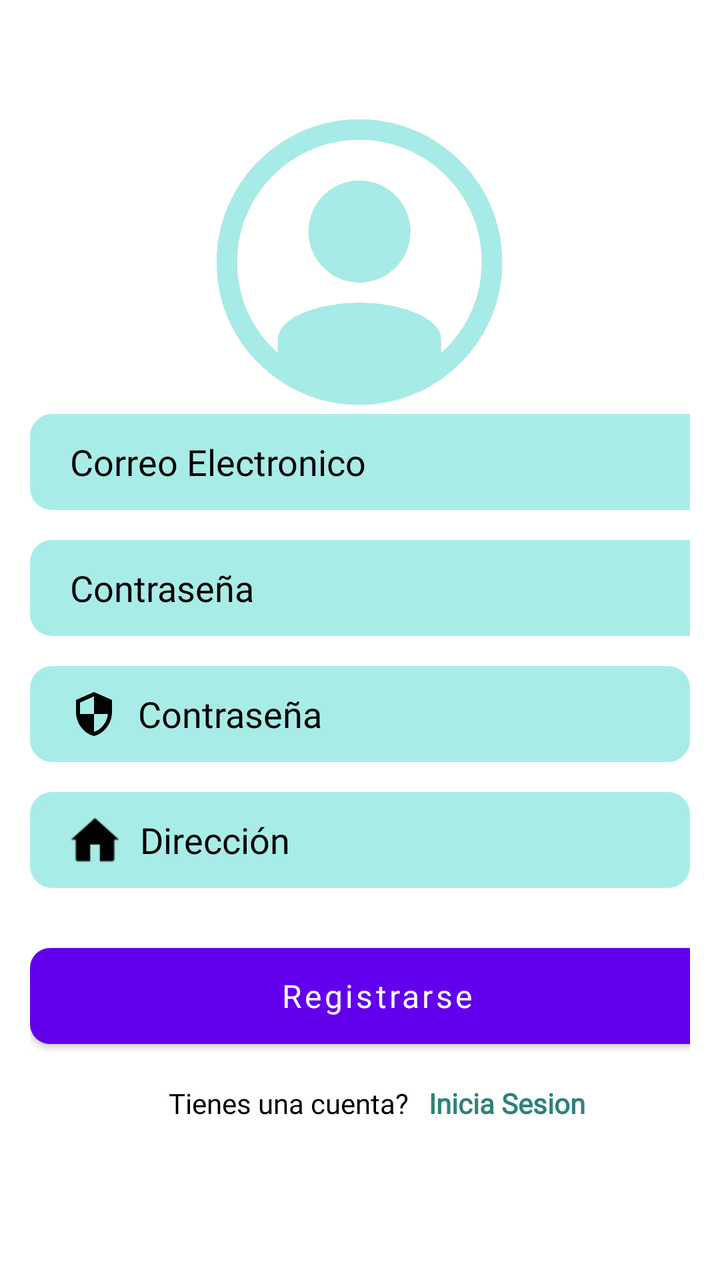
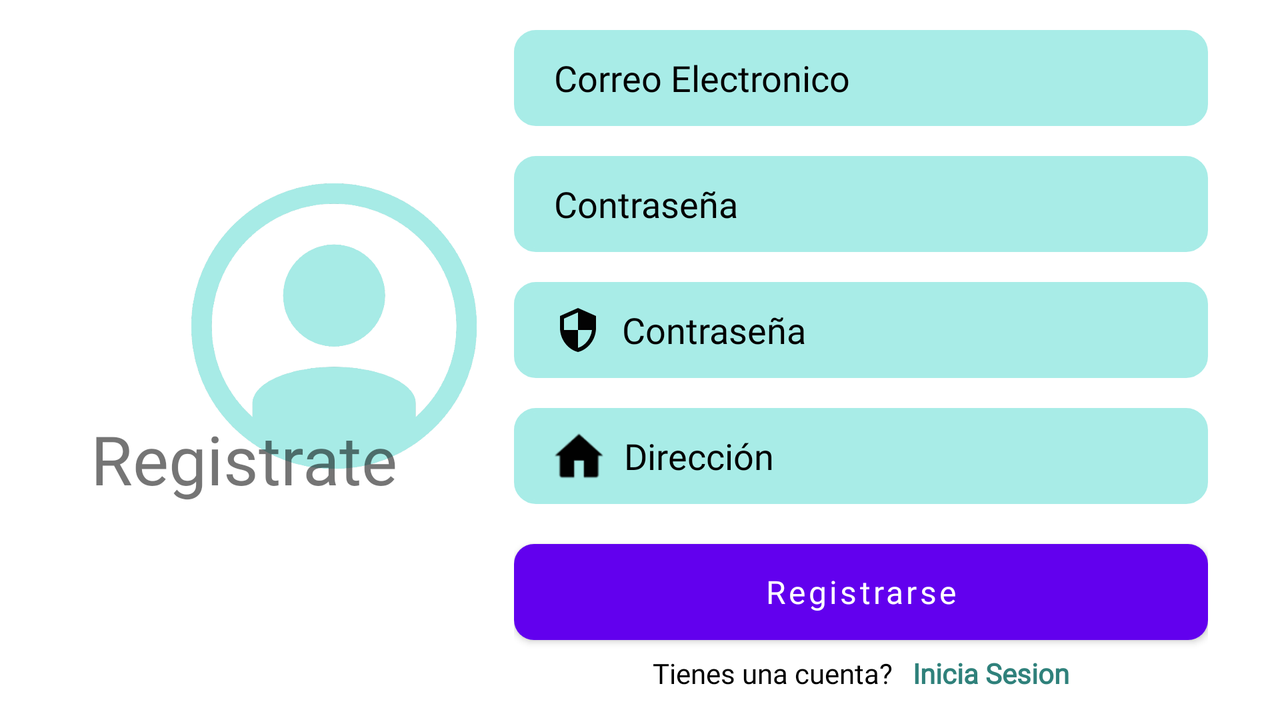

One screen, two layout resources from the same app: the default and the repository's alternative for another configuration. Each is rendered where Android would select it; the XML of both is given below.
<!-- AndroidManifest.xml: application theme Theme.CreamyApp -->
<!-- res/layout/activity_register.xml -->
<?xml version="1.0" encoding="utf-8"?>
<androidx.constraintlayout.widget.ConstraintLayout xmlns:android="http://schemas.android.com/apk/res/android"
    xmlns:app="http://schemas.android.com/apk/res-auto"
    xmlns:tools="http://schemas.android.com/tools"
    android:layout_width="match_parent"
    android:layout_height="match_parent"
    android:background="#FFFFFF"
    tools:context=".Register">

    <LinearLayout
        android:id="@+id/linearLayout2"
        android:layout_width="wrap_content"
        android:layout_height="wrap_content"
        android:layout_marginBottom="64dp"
        android:background="@drawable/layout_bg"
        android:orientation="vertical"
        android:padding="15dp"
        app:layout_constraintBottom_toBottomOf="parent"
        app:layout_constraintEnd_toEndOf="parent"
        app:layout_constraintHorizontal_bias="0.529"
        app:layout_constraintStart_toStartOf="parent">

        <EditText
            android:id="@+id/inputEmail"
            android:layout_width="347dp"
            android:layout_height="wrap_content"
            android:layout_marginTop="20dp"
            android:layout_marginBottom="15dp"
            android:background="@drawable/input_bg2"
            android:drawableLeft="@drawable/ic_email"
            android:drawablePadding="10dp"
            android:ems="10"
            android:fontFamily="@font/poppins"
            android:hint="Correo Electronico"
            android:inputType="textPersonName"
            android:minHeight="48dp"
            android:paddingLeft="20dp"
            android:paddingTop="10dp"
            android:paddingRight="10dp"
            android:paddingBottom="10dp"
            android:textColor="@color/black"
            android:textColorHint="#000000" />

        <EditText
            android:id="@+id/inputPassword"
            android:layout_width="347dp"
            android:layout_height="wrap_content"
            android:background="@drawable/input_bg2"
            android:drawableLeft="@drawable/ic_person"
            android:drawablePadding="10dp"
            android:ems="10"
            android:fontFamily="@font/poppins"
            android:hint="Contraseña"
            android:inputType="textPersonName"
            android:minHeight="48dp"
            android:paddingLeft="20dp"
            android:paddingTop="10dp"
            android:paddingRight="10dp"
            android:paddingBottom="10dp"
            android:textColor="@color/black"
            android:textColorHint="@color/black" />

        <EditText
            android:id="@+id/etEmailRegister"
            android:layout_width="match_parent"
            android:layout_height="wrap_content"
            android:layout_marginTop="15dp"
            android:background="@drawable/input_bg2"
            android:drawableLeft="@drawable/ic_security"
            android:drawablePadding="10dp"
            android:ems="10"
            android:fontFamily="@font/poppins"
            android:hint="Contraseña"
            android:inputType="textPersonName"
            android:minHeight="48dp"
            android:paddingLeft="20dp"
            android:paddingTop="10dp"
            android:paddingRight="10dp"
            android:paddingBottom="10dp"
            android:textColor="@color/black"
            android:textColorHint="@color/black" />

        <EditText
            android:id="@+id/etAddress"
            android:layout_width="match_parent"
            android:layout_height="wrap_content"
            android:layout_marginTop="15dp"
            android:background="@drawable/input_bg2"
            android:drawableLeft="@drawable/address"
            android:drawablePadding="10dp"
            android:ems="10"
            android:fontFamily="@font/poppins"
            android:hint="Dirección"
            android:inputType="textPersonName"
            android:minHeight="48dp"
            android:paddingLeft="20dp"
            android:paddingTop="10dp"
            android:paddingRight="10dp"
            android:paddingBottom="10dp"
            android:textColor="@color/black"
            android:textColorHint="@color/black" />

        <Button
            android:id="@+id/btnLogin"
            android:layout_width="347dp"
            android:layout_height="wrap_content"
            android:layout_marginTop="30dp"
            android:background="@drawable/btn_bg"
            android:fontFamily="@font/poppins_semibold"
            android:text="Registrarse"
            android:textAlignment="center"
            android:textAllCaps="false"
            android:textSize="16sp" />

        <LinearLayout
            android:id="@+id/linearLayout"
            android:layout_width="347dp"
            android:layout_height="wrap_content"
            android:layout_marginTop="20dp"
            android:gravity="center"
            android:orientation="horizontal"
            android:textAlignment="center">

            <TextView
                android:layout_width="wrap_content"
                android:layout_height="wrap_content"
                android:fontFamily="@font/poppins"
                android:text="Tienes una cuenta?"
                android:textColor="@color/black" />

            <TextView
                android:id="@+id/textViewSignUp"
                android:layout_width="wrap_content"
                android:layout_height="wrap_content"
                android:layout_marginLeft="10dp"
                android:fontFamily="@font/poppins_semibold"
                android:text="Inicia Sesion"
                android:textColor="#2F817B"
                android:textStyle="bold" />

        </LinearLayout>

    </LinearLayout>

    <ImageView
        android:id="@+id/imageView3"
        android:layout_width="150dp"
        android:layout_height="150dp"
        android:layout_marginTop="56dp"
        app:layout_constraintEnd_toEndOf="parent"
        app:layout_constraintHorizontal_bias="0.498"
        app:layout_constraintStart_toStartOf="parent"
        app:layout_constraintTop_toTopOf="parent"
        app:srcCompat="@drawable/userlogin2" />

    <TextView
        android:id="@+id/textView"
        android:layout_width="wrap_content"
        android:layout_height="wrap_content"
        android:fontFamily="@font/poppins_medium"
        android:text="Registrate"
        android:textSize="34sp"
        app:layout_constraintBottom_toTopOf="@+id/linearLayout2"
        app:layout_constraintEnd_toEndOf="parent"
        app:layout_constraintStart_toStartOf="parent"
        app:layout_constraintTop_toBottomOf="@+id/imageView3" />
</androidx.constraintlayout.widget.ConstraintLayout>
<!-- resources referenced by this layout -->
<resources>
  <color name="black">#FF000000</color>
  <!-- drawable address: png bitmap (drawable-hdpi, 680 bytes) -->
  <!-- drawable btn_bg (drawable) -->
  <?xml version="1.0" encoding="utf-8"?>
  
  <shape xmlns:android="http://schemas.android.com/apk/res/android">
  
      <solid android:color="@color/black"/>
  
      <corners android:radius="10dp"/>
  </shape>
  <!-- drawable ic_security (drawable-v24) -->
  <vector android:height="24dp" android:tint="#030303"
      android:viewportHeight="24.0" android:viewportWidth="24.0"
      android:width="24dp" xmlns:android="http://schemas.android.com/apk/res/android">
          <path android:fillColor="#FF000000" android:pathData="M12,1L3,5v6c0,5.55 3.84,10.74 9,12 5.16,-1.26 9,-6.45 9,-12L21,5l-9,-4zM12,11.99h7c-0.53,4.12 -3.28,7.79 -7,8.94L12,12L5,12L5,6.3l7,-3.11v8.8z"/>
  
  </vector>
  <!-- drawable input_bg2 (drawable-v24) -->
  <?xml version="1.0" encoding="utf-8"?>
  <shape xmlns:android="http://schemas.android.com/apk/res/android">
      <solid android:color="#A8ECE7"/>
      <stroke android:color="#A8ECE7" android:width="2dp"/>
      <corners android:radius="10dp" />
  </shape>
  <!-- drawable layout_bg (drawable-v24) -->
  <?xml version="1.0" encoding="utf-8"?>
  <shape xmlns:android="http://schemas.android.com/apk/res/android">
      <solid android:color="#4BFFFFFF"/>
      <stroke android:color="#4BFFFFFF" android:width="2dp"/>
      <corners android:radius="10dp" />
  </shape>
  <!-- drawable userlogin2: png bitmap (drawable-hdpi, 70028 bytes) -->
  <style name="Theme.CreamyApp" parent="Theme.MaterialComponents.DayNight.DarkActionBar">
          
          <item name="colorPrimary">@color/purple_500</item>
          <item name="colorPrimaryVariant">@color/purple_700</item>
          <item name="colorOnPrimary">@color/white</item>
          
          <item name="colorSecondary">@color/teal_200</item>
          <item name="colorSecondaryVariant">@color/teal_700</item>
          <item name="colorOnSecondary">@color/black</item>
          
          <item name="android:statusBarColor" tools:targetApi="l">?attr/colorPrimaryVariant</item>
          
      </style>
  <color name="purple_500">#FF6200EE</color>
  <color name="purple_700">#FF3700B3</color>
  <color name="white">#FFFFFFFF</color>
  <color name="teal_200">#FF03DAC5</color>
  <color name="teal_700">#FF018786</color>
</resources>
<!-- res/layout-land/activity_register.xml (the repository's variant of the layout above) -->
<!-- drawn on the phone turned sideways -->
<?xml version="1.0" encoding="utf-8"?>
<androidx.constraintlayout.widget.ConstraintLayout xmlns:android="http://schemas.android.com/apk/res/android"
    xmlns:app="http://schemas.android.com/apk/res-auto"
    xmlns:tools="http://schemas.android.com/tools"
    android:layout_width="match_parent"
    android:layout_height="match_parent"
    android:background="#FFFFFF"
    tools:context=".Register">

    <LinearLayout
        android:id="@+id/linearLayout2"
        android:layout_width="wrap_content"
        android:layout_height="wrap_content"
        android:background="@drawable/layout_bg"
        android:orientation="vertical"
        android:padding="15dp"
        app:layout_constraintBottom_toBottomOf="parent"
        app:layout_constraintEnd_toEndOf="parent"
        app:layout_constraintHorizontal_bias="0.92"
        app:layout_constraintStart_toStartOf="parent"
        app:layout_constraintTop_toTopOf="parent">

        <EditText
            android:id="@+id/etEmailR"
            android:layout_width="347dp"
            android:layout_height="wrap_content"
            android:layout_marginBottom="15dp"
            android:background="@drawable/input_bg2"
            android:drawableLeft="@drawable/ic_email"
            android:drawablePadding="10dp"
            android:ems="10"
            android:fontFamily="@font/poppins"
            android:hint="Correo Electronico"
            android:inputType="textPersonName"
            android:minHeight="48dp"
            android:paddingLeft="20dp"
            android:paddingTop="10dp"
            android:paddingRight="10dp"
            android:paddingBottom="10dp"
            android:textColor="@color/black"
            android:textColorHint="#000000" />

        <EditText
            android:id="@+id/etNombreRegister"
            android:layout_width="347dp"
            android:layout_height="wrap_content"
            android:background="@drawable/input_bg2"
            android:drawableLeft="@drawable/ic_person"
            android:drawablePadding="10dp"
            android:ems="10"
            android:fontFamily="@font/poppins"
            android:hint="Contraseña"
            android:inputType="textPersonName"
            android:minHeight="48dp"
            android:paddingLeft="20dp"
            android:paddingTop="10dp"
            android:paddingRight="10dp"
            android:paddingBottom="10dp"
            android:textColor="@color/black"
            android:textColorHint="@color/black" />

        <EditText
            android:id="@+id/etPasswordRegister"
            android:layout_width="match_parent"
            android:layout_height="wrap_content"
            android:layout_marginTop="15dp"
            android:background="@drawable/input_bg2"
            android:drawableLeft="@drawable/ic_security"
            android:drawablePadding="10dp"
            android:ems="10"
            android:fontFamily="@font/poppins"
            android:hint="Contraseña"
            android:inputType="textPersonName"
            android:minHeight="48dp"
            android:paddingLeft="20dp"
            android:paddingTop="10dp"
            android:paddingRight="10dp"
            android:paddingBottom="10dp"
            android:textColor="@color/black"
            android:textColorHint="@color/black" />

        <EditText
            android:id="@+id/etAddressRegister"
            android:layout_width="match_parent"
            android:layout_height="wrap_content"
            android:layout_marginTop="15dp"
            android:background="@drawable/input_bg2"
            android:drawableLeft="@drawable/address"
            android:drawablePadding="10dp"
            android:ems="10"
            android:fontFamily="@font/poppins"
            android:hint="Dirección"
            android:inputType="textPersonName"
            android:minHeight="48dp"
            android:paddingLeft="20dp"
            android:paddingTop="10dp"
            android:paddingRight="10dp"
            android:paddingBottom="10dp"
            android:textColor="@color/black"
            android:textColorHint="@color/black" />

        <Button
            android:id="@+id/btnRegister"
            android:layout_width="347dp"
            android:layout_height="wrap_content"
            android:layout_marginTop="20dp"
            android:background="@drawable/btn_bg"
            android:fontFamily="@font/poppins_semibold"
            android:text="Registrarse"
            android:textAlignment="center"
            android:textAllCaps="false"
            android:textSize="16sp" />

        <LinearLayout
            android:id="@+id/linearLayout"
            android:layout_width="347dp"
            android:layout_height="wrap_content"
            android:layout_marginTop="7dp"
            android:gravity="center"
            android:orientation="horizontal"
            android:textAlignment="center">

            <TextView
                android:layout_width="wrap_content"
                android:layout_height="wrap_content"
                android:fontFamily="@font/poppins"
                android:text="Tienes una cuenta?"
                android:textColor="@color/black" />

            <TextView
                android:id="@+id/etRegisterGo"
                android:layout_width="wrap_content"
                android:layout_height="wrap_content"
                android:layout_marginLeft="10dp"
                android:fontFamily="@font/poppins_semibold"
                android:text="Inicia Sesion"
                android:textColor="#2F817B"
                android:textStyle="bold" />

        </LinearLayout>

    </LinearLayout>

    <ImageView
        android:id="@+id/imageView3"
        android:layout_width="150dp"
        android:layout_height="150dp"
        android:layout_marginStart="92dp"
        android:layout_marginTop="88dp"
        app:layout_constraintStart_toStartOf="parent"
        app:layout_constraintTop_toTopOf="parent"
        app:srcCompat="@drawable/userlogin2" />

    <TextView
        android:id="@+id/textView"
        android:layout_width="wrap_content"
        android:layout_height="wrap_content"
        android:layout_marginBottom="108dp"
        android:fontFamily="@font/poppins_medium"
        android:text="Registrate"
        android:textSize="34sp"
        app:layout_constraintBottom_toBottomOf="parent"
        app:layout_constraintEnd_toStartOf="@+id/linearLayout2"
        app:layout_constraintHorizontal_bias="0.512"
        app:layout_constraintStart_toStartOf="parent"
        app:layout_constraintTop_toBottomOf="@+id/imageView3"
        app:layout_constraintVertical_bias="1.0" />
</androidx.constraintlayout.widget.ConstraintLayout>
